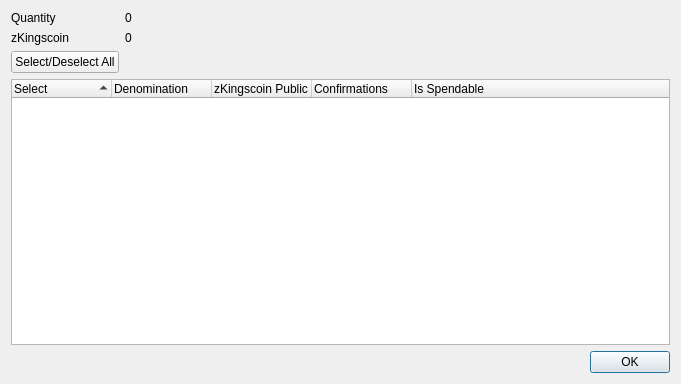
<?xml version="1.0" encoding="UTF-8"?>
<ui version="4.0">
 <class>ZKingscoinControlDialog</class>
 <widget class="QDialog" name="ZKingscoinControlDialog">
  <property name="geometry">
   <rect>
    <x>0</x>
    <y>0</y>
    <width>681</width>
    <height>384</height>
   </rect>
  </property>
  <property name="minimumSize">
   <size>
    <width>681</width>
    <height>384</height>
   </size>
  </property>
  <property name="windowTitle">
   <string>Select zKingscoin to Spend</string>
  </property>
  <layout class="QGridLayout" name="gridLayout">
   <item row="0" column="0">
    <layout class="QFormLayout" name="formLayout">
     <property name="sizeConstraint">
      <enum>QLayout::SetDefaultConstraint</enum>
     </property>
     <item row="0" column="0">
      <widget class="QLabel" name="labelQuantity">
       <property name="text">
        <string>Quantity</string>
       </property>
      </widget>
     </item>
     <item row="0" column="1">
      <widget class="QLabel" name="labelQuantity_int">
       <property name="text">
        <string>0</string>
       </property>
      </widget>
     </item>
     <item row="1" column="0">
      <widget class="QLabel" name="labelZKingscoin">
       <property name="text">
        <string>zKingscoin</string>
       </property>
      </widget>
     </item>
     <item row="1" column="1">
      <widget class="QLabel" name="labelZKingscoin_int">
       <property name="text">
        <string>0</string>
       </property>
      </widget>
     </item>
     <item row="2" column="0">
      <widget class="QPushButton" name="pushButtonAll">
       <property name="text">
        <string>Select/Deselect All</string>
       </property>
      </widget>
     </item>
    </layout>
   </item>
   <item row="1" column="0">
    <layout class="QVBoxLayout" name="verticalLayout">
     <item>
      <widget class="QTreeWidget" name="treeWidget">
       <property name="minimumSize">
        <size>
         <width>0</width>
         <height>250</height>
        </size>
       </property>
       <property name="alternatingRowColors">
        <bool>true</bool>
       </property>
       <property name="sortingEnabled">
        <bool>true</bool>
       </property>
       <property name="columnCount">
        <number>5</number>
       </property>
       <attribute name="headerDefaultSectionSize">
        <number>100</number>
       </attribute>
       <column>
        <property name="text">
         <string notr="true">Select</string>
        </property>
       </column>
       <column>
        <property name="text">
         <string notr="true">Denomination</string>
        </property>
       </column>
       <column>
        <property name="text">
         <string notr="true">zKingscoin Public ID</string>
        </property>
       </column>
       <column>
        <property name="text">
         <string notr="true">Confirmations</string>
        </property>
       </column>
       <column>
        <property name="text">
         <string>Is Spendable</string>
        </property>
       </column>
      </widget>
     </item>
     <item>
      <widget class="QDialogButtonBox" name="buttonBox">
       <property name="orientation">
        <enum>Qt::Horizontal</enum>
       </property>
       <property name="standardButtons">
        <set>QDialogButtonBox::Ok</set>
       </property>
      </widget>
     </item>
    </layout>
   </item>
  </layout>
 </widget>
 <resources/>
 <connections>
  <connection>
   <sender>buttonBox</sender>
   <signal>accepted()</signal>
   <receiver>ZKingscoinControlDialog</receiver>
   <slot>accept()</slot>
   <hints>
    <hint type="sourcelabel">
     <x>248</x>
     <y>254</y>
    </hint>
    <hint type="destinationlabel">
     <x>157</x>
     <y>274</y>
    </hint>
   </hints>
  </connection>
  <connection>
   <sender>buttonBox</sender>
   <signal>rejected()</signal>
   <receiver>ZKingscoinControlDialog</receiver>
   <slot>reject()</slot>
   <hints>
    <hint type="sourcelabel">
     <x>316</x>
     <y>260</y>
    </hint>
    <hint type="destinationlabel">
     <x>286</x>
     <y>274</y>
    </hint>
   </hints>
  </connection>
 </connections>
</ui>
